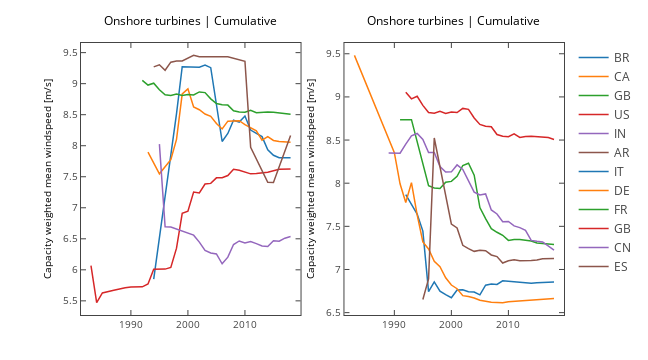

This figure's notebook cell:
### Markdown cell above
Custom `mincap` and `minyear`

### Code cell
countries = [{'BR', 'AR', 'GB', 'CA', 'US', 'IN'},
             {'FR', 'DE', 'CN', 'IT', 'ES', 'GB'}]

fig, ax = plt.subplots(1, 2, figsize=(9, 5))
for s in range(len(countries)):
    for c in countries[s]:
        x, y, z, w = projects(ons, c, offshore=False, mincap=0.1, minyear=1980)
        ax[s].plot(x, z, label=c)

    ax[s].set_ylabel('Capacity weighted mean windspeed [m/s]')
    ax[s].set_title("Onshore turbines | Cumulative")

plotly_fig = tls.mpl_to_plotly(fig)
plotly_fig["layout"]["showlegend"] = True
plotly_fig["layout"]['hovermode'] = 'x'
iplot(plotly_fig, filename='ons4')

### Figure 1 — Plotly figure (JSON) as saved in the notebook; plotly's stock layout.template omitted (floating-point values rounded to 4 significant figures)
{"data": [{"line": {"color": "rgba (31, 119, 180, 1)", "dash": "solid", "width": 1.5}, "mode": "lines", "name": "BR", "type": "scatter", "uid": "b03f27ca-3976-11e9-8904-b00594f12df5", "x": [1994, 1998, 1999, 2002, 2003, 2004, 2006, 2007, 2008, 2009, 2010, 2011, 2012, 2013, 2014, 2015, 2016, 2017, 2018], "xaxis": "x", "y": [5.849, 8.517, 9.273, 9.266, 9.3, 9.258, 8.068, 8.197, 8.411, 8.38, 8.477, 8.252, 8.199, 8.147, 7.934, 7.846, 7.807, 7.804, 7.806], "yaxis": "y"}, {"line": {"color": "rgba (255, 127, 14, 1)", "dash": "solid", "width": 1.5}, "mode": "lines", "name": "CA", "type": "scatter", "uid": "b040fc8c-3976-11e9-aff4-b00594f12df5", "x": [1993, 1995, 1997, 1998, 1999, 2000, 2001, 2002, 2003, 2004, 2005, 2006, 2007, 2008, 2009, 2010, 2011, 2012, 2013, 2014, 2015, 2016, 2018], "xaxis": "x", "y": [7.895, 7.548, 7.775, 8.102, 8.834, 8.917, 8.623, 8.58, 8.511, 8.475, 8.359, 8.271, 8.396, 8.398, 8.404, 8.341, 8.286, 8.239, 8.09, 8.146, 8.084, 8.068, 8.058], "yaxis": "y"}, {"line": {"color": "rgba (44, 160, 44, 1)", "dash": "solid", "width": 1.5}, "mode": "lines", "name": "GB", "type": "scatter", "uid": "b044a5f6-3976-11e9-8567-b00594f12df5", "x": [1992, 1993, 1994, 1995, 1996, 1997, 1998, 1999, 2000, 2001, 2002, 2003, 2004, 2005, 2006, 2007, 2008, 2009, 2010, 2011, 2012, 2013, 2014, 2015, 2016, 2017, 2018], "xaxis": "x", "y": [9.053, 8.978, 9.007, 8.902, 8.819, 8.811, 8.834, 8.808, 8.825, 8.819, 8.867, 8.856, 8.755, 8.681, 8.66, 8.655, 8.564, 8.543, 8.538, 8.571, 8.531, 8.542, 8.544, 8.54, 8.529, 8.529, 8.507], "yaxis": "y"}, {"line": {"color": "rgba (214, 39, 40, 1)", "dash": "solid", "width": 1.5}, "mode": "lines", "name": "US", "type": "scatter", "uid": "b0489dba-3976-11e9-a633-b00594f12df5", "x": [1983, 1984, 1985, 1986, 1987, 1989, 1990, 1992, 1993, 1994, 1995, 1996, 1997, 1998, 1999, 2000, 2001, 2002, 2003, 2004, 2005, 2006, 2007, 2008, 2009, 2010, 2011, 2012, 2013, 2014, 2015, 2016, 2018], "xaxis": "x", "y": [6.068, 5.471, 5.627, 5.653, 5.671, 5.711, 5.724, 5.726, 5.772, 6.009, 6.009, 6.011, 6.038, 6.349, 6.911, 6.944, 7.252, 7.239, 7.382, 7.393, 7.482, 7.483, 7.519, 7.62, 7.604, 7.576, 7.546, 7.552, 7.559, 7.574, 7.597, 7.621, 7.626], "yaxis": "y"}, {"line": {"color": "rgba (148, 103, 189, 1)", "dash": "solid", "width": 1.5}, "mode": "lines", "name": "IN", "type": "scatter", "uid": "b04b5cbe-3976-11e9-a77c-b00594f12df5", "x": [1995, 1996, 1997, 2000, 2001, 2002, 2003, 2004, 2005, 2006, 2007, 2008, 2009, 2010, 2011, 2012, 2013, 2014, 2015, 2016, 2017, 2018], "xaxis": "x", "y": [8.025, 6.694, 6.691, 6.591, 6.559, 6.447, 6.313, 6.271, 6.255, 6.097, 6.204, 6.408, 6.465, 6.433, 6.455, 6.422, 6.385, 6.377, 6.469, 6.461, 6.51, 6.538], "yaxis": "y"}, {"line": {"color": "rgba (140, 86, 75, 1)", "dash": "solid", "width": 1.5}, "mode": "lines", "name": "AR", "type": "scatter", "uid": "b04eb84c-3976-11e9-8580-b00594f12df5", "x": [1994, 1995, 1996, 1997, 1998, 1999, 2001, 2002, 2007, 2010, 2011, 2014, 2015, 2018], "xaxis": "x", "y": [9.271, 9.305, 9.216, 9.346, 9.365, 9.365, 9.456, 9.434, 9.433, 9.361, 7.975, 7.411, 7.407, 8.163], "yaxis": "y"}, {"line": {"color": "rgba (31, 119, 180, 1)", "dash": "solid", "width": 1.5}, "mode": "lines", "name": "IT", "type": "scatter", "uid": "b0b03928-3976-11e9-9cf0-b00594f12df5", "x": [1992, 1994, 1995, 1996, 1997, 1998, 1999, 2000, 2001, 2002, 2003, 2004, 2005, 2006, 2007, 2008, 2009, 2010, 2011, 2012, 2013, 2014, 2015, 2016, 2018], "xaxis": "x2", "y": [7.868, 7.643, 7.445, 6.743, 6.856, 6.749, 6.708, 6.673, 6.762, 6.766, 6.743, 6.739, 6.706, 6.818, 6.831, 6.827, 6.868, 6.861, 6.854, 6.846, 6.843, 6.84, 6.846, 6.846, 6.854], "yaxis": "y2"}, {"line": {"color": "rgba (255, 127, 14, 1)", "dash": "solid", "width": 1.5}, "mode": "lines", "name": "DE", "type": "scatter", "uid": "b0b2aa58-3976-11e9-a2ec-b00594f12df5", "x": [1983, 1990, 1991, 1992, 1993, 1994, 1995, 1996, 1997, 1998, 1999, 2000, 2001, 2002, 2003, 2004, 2005, 2006, 2007, 2008, 2009, 2010, 2011, 2012, 2013, 2014, 2015, 2016, 2017, 2018], "xaxis": "x2", "y": [9.481, 8.353, 7.993, 7.776, 8.006, 7.633, 7.319, 7.238, 7.095, 7.031, 6.904, 6.82, 6.777, 6.697, 6.686, 6.67, 6.643, 6.629, 6.621, 6.618, 6.616, 6.625, 6.63, 6.631, 6.639, 6.647, 6.655, 6.658, 6.658, 6.665], "yaxis": "y2"}, {"line": {"color": "rgba (44, 160, 44, 1)", "dash": "solid", "width": 1.5}, "mode": "lines", "name": "FR", "type": "scatter", "uid": "b0bb5cc6-3976-11e9-ab17-b00594f12df5", "x": [1991, 1993, 1996, 1997, 1998, 1999, 2000, 2001, 2002, 2003, 2004, 2005, 2006, 2007, 2008, 2009, 2010, 2011, 2012, 2013, 2014, 2015, 2016, 2017, 2018], "xaxis": "x2", "y": [8.736, 8.736, 7.97, 7.944, 7.938, 8.011, 8.021, 8.08, 8.205, 8.231, 8.093, 7.717, 7.59, 7.472, 7.431, 7.396, 7.337, 7.347, 7.348, 7.343, 7.331, 7.307, 7.303, 7.3, 7.29], "yaxis": "y2"}, {"line": {"color": "rgba (214, 39, 40, 1)", "dash": "solid", "width": 1.5}, "mode": "lines", "name": "GB", "type": "scatter", "uid": "b0c4d282-3976-11e9-a3a4-b00594f12df5", "x": [1992, 1993, 1994, 1995, 1996, 1997, 1998, 1999, 2000, 2001, 2002, 2003, 2004, 2005, 2006, 2007, 2008, 2009, 2010, 2011, 2012, 2013, 2014, 2015, 2016, 2017, 2018], "xaxis": "x2", "y": [9.053, 8.978, 9.007, 8.902, 8.819, 8.811, 8.834, 8.808, 8.825, 8.819, 8.867, 8.856, 8.755, 8.681, 8.66, 8.655, 8.564, 8.543, 8.538, 8.571, 8.531, 8.542, 8.544, 8.54, 8.529, 8.529, 8.507], "yaxis": "y2"}, {"line": {"color": "rgba (148, 103, 189, 1)", "dash": "solid", "width": 1.5}, "mode": "lines", "name": "CN", "type": "scatter", "uid": "b0c85bac-3976-11e9-bfe4-b00594f12df5", "x": [1989, 1991, 1992, 1993, 1994, 1995, 1996, 1997, 1998, 1999, 2000, 2001, 2002, 2003, 2004, 2005, 2006, 2007, 2008, 2009, 2010, 2011, 2012, 2013, 2014, 2015, 2016, 2018], "xaxis": "x2", "y": [8.35, 8.348, 8.453, 8.55, 8.576, 8.508, 8.357, 8.355, 8.194, 8.129, 8.131, 8.212, 8.158, 8.032, 7.897, 7.863, 7.875, 7.69, 7.643, 7.553, 7.557, 7.505, 7.485, 7.454, 7.337, 7.327, 7.319, 7.224], "yaxis": "y2"}, {"line": {"color": "rgba (140, 86, 75, 1)", "dash": "solid", "width": 1.5}, "mode": "lines", "name": "ES", "type": "scatter", "uid": "b0cafb52-3976-11e9-bd13-b00594f12df5", "x": [1995, 1996, 1997, 1998, 1999, 2000, 2001, 2002, 2003, 2004, 2005, 2006, 2007, 2008, 2009, 2010, 2011, 2012, 2014, 2015, 2016, 2018], "xaxis": "x2", "y": [6.651, 6.892, 8.524, 8.196, 7.867, 7.527, 7.482, 7.28, 7.242, 7.21, 7.223, 7.217, 7.168, 7.15, 7.075, 7.101, 7.113, 7.102, 7.104, 7.109, 7.123, 7.127], "yaxis": "y2"}], "layout": {"annotations": [{"font": {"color": "#000000", "size": 12}, "showarrow": false, "text": "Onshore turbines | Cumulative", "x": 0.2269, "xanchor": "center", "xref": "paper", "y": 1.043, "yanchor": "bottom", "yref": "paper"}, {"font": {"color": "#000000", "size": 12}, "showarrow": false, "text": "Onshore turbines | Cumulative", "x": 0.7715, "xanchor": "center", "xref": "paper", "y": 1.043, "yanchor": "bottom", "yref": "paper"}], "autosize": false, "height": 360, "hovermode": "x", "margin": {"b": 45, "l": 81, "pad": 0, "r": 64, "t": 43}, "showlegend": true, "width": 648, "xaxis": {"anchor": "y", "domain": [0, 0.4545], "mirror": "ticks", "nticks": 5, "range": [1981.0, 2020.0], "showgrid": false, "showline": true, "side": "bottom", "tickfont": {"size": 10}, "ticks": "inside", "type": "linear", "zeroline": false}, "xaxis2": {"anchor": "y2", "domain": [0.5455, 1], "mirror": "ticks", "nticks": 5, "range": [1981.0, 2020.0], "showgrid": false, "showline": true, "side": "bottom", "tickfont": {"size": 10}, "ticks": "inside", "type": "linear", "zeroline": false}, "yaxis": {"anchor": "x", "domain": [0, 1], "mirror": "ticks", "nticks": 11, "range": [5.272, 9.655], "showgrid": false, "showline": true, "side": "left", "tickfont": {"size": 10}, "ticks": "inside", "title": {"font": {"color": "#000000", "size": 10}, "text": "Capacity weighted mean windspeed [m/s]"}, "type": "linear", "zeroline": false}, "yaxis2": {"anchor": "x2", "domain": [0, 1], "mirror": "ticks", "nticks": 9, "range": [6.473, 9.625], "showgrid": false, "showline": true, "side": "left", "tickfont": {"size": 10}, "ticks": "inside", "title": {"font": {"color": "#000000", "size": 10}, "text": "Capacity weighted mean windspeed [m/s]"}, "type": "linear", "zeroline": false}}}
